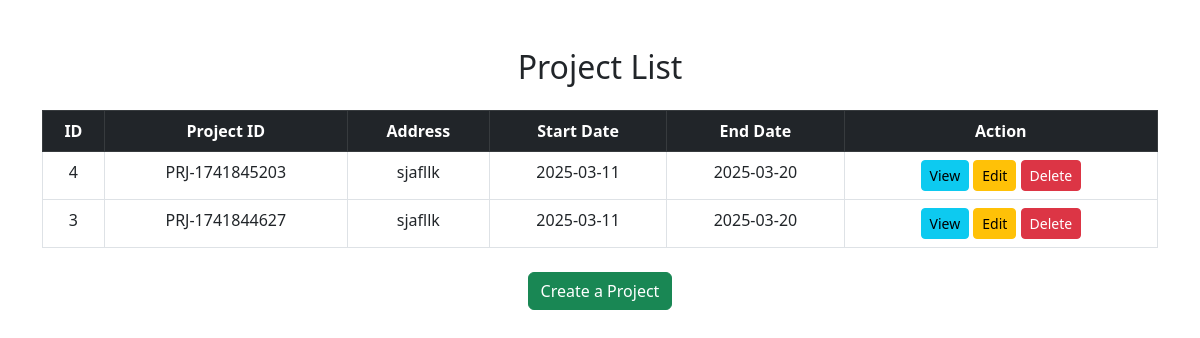
The page / on the database its author committed.
### tables this page shows
CREATE TABLE `projects` (
  `id` int(11) NOT NULL,
  `project_id` varchar(20) NOT NULL,
  `contract_no` varchar(50) DEFAULT NULL,
  `tender_no` varchar(50) DEFAULT NULL,
  `project_name` varchar(255) DEFAULT NULL,
  `assigned_team` varchar(255) DEFAULT NULL,
  `current_status` varchar(255) DEFAULT NULL,
  `project_duration` varchar(50) DEFAULT NULL,
  `client_name` varchar(255) DEFAULT NULL,
  `client_id` varchar(50) DEFAULT NULL,
  `pile_type` varchar(100) DEFAULT NULL,
  `no_of_piles` int(11) DEFAULT NULL,
  `pile_designed_length` varchar(50) DEFAULT NULL,
  `expected_pile_installation_rate` varchar(50) DEFAULT NULL,
  `penetration_record` varchar(255) DEFAULT NULL,
  `rig_details` varchar(255) DEFAULT NULL,
  `address` text DEFAULT NULL,
  `rig_length` varchar(50) DEFAULT NULL,
  `start_date` date DEFAULT NULL,
  `end_date` date DEFAULT NULL,
  `restrike_percentage` varchar(20) DEFAULT NULL,
  `days_piling` varchar(20) DEFAULT NULL
);

### index.php (the view, shortened to what this page needs)
<?php
include 'config.php';
$sql = "SELECT id, project_id, address, start_date, end_date FROM projects ORDER BY id DESC";
$result = $conn->query($sql);
?>
<!DOCTYPE html>
<html lang="en">
<head>
    <link rel="stylesheet" href="https://cdn.jsdelivr.net/npm/bootstrap@5.3.0/dist/css/bootstrap.min.css">
</head>
<body>
    <div class="container mt-5">
        <h2 class="text-center mb-4">Project List</h2>
        <table class="table table-bordered text-center">
            <thead class="table-dark">
                <tr>
                    <th>ID</th>
                    <th>Project ID</th>
                    <th>Address</th>
                    <th>Start Date</th>
                    <th>End Date</th>
                    <th>Action</th>
                </tr>
            </thead>
            <tbody>
                <?php while ($row = $result->fetch_assoc()) { ?>
                <tr>
                    <td><?php echo $row['id']; ?></td>
                    <td><?php echo $row['project_id']; ?></td>
                    <td><?php echo $row['address']; ?></td>
                    <td><?php echo $row['start_date']; ?></td>
                    <td><?php echo $row['end_date']; ?></td>
                    <td>
                        <a href="view.php?id=<?php echo $row['id']; ?>" class="btn btn-info btn-sm">View</a>
                        <a href="edit.php?project_id=<?php echo $row['project_id']; ?>" class="btn btn-warning btn-sm">Edit</a>
                        <a href="delete.php?project_id=<?php echo $row['project_id']; ?>" class="btn btn-danger btn-sm"
onclick="return confirm('Are you sure you want to delete this project and all its data?')"> Delete </a>
                    </td>
                </tr>
                <?php } ?>
            </tbody>
        </table>
        <div class="text-center mt-4">
            <a href="create.php" class="btn btn-success">Create a Project</a>
        </div>
    </div>
</body>
</html>

### rows shown on the page
projects: id "4", project "PRJ-1741845203", address "sjafllk", start_date "2025-03-11", end_date "2025-03-20"
projects: id "3", project "PRJ-1741844627", address "sjafllk", start_date "2025-03-11", end_date "2025-03-20"
